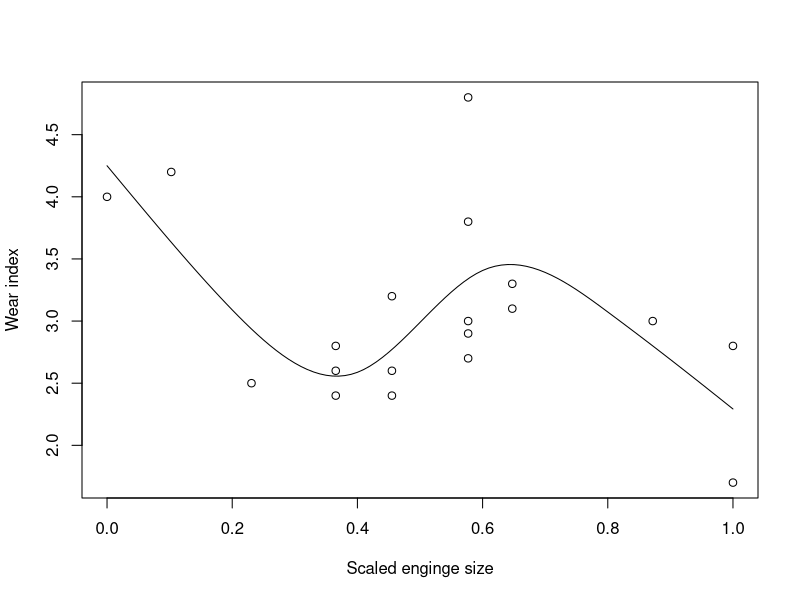

R code for this plot:

# Based on the book of Wood, "GAM: An Introduction with R"

size<-c(1.42,1.58,1.78,1.99,1.99,1.99,2.13,2.13,2.13,
        2.32,2.32,2.32,2.32,2.32,2.43,2.43,2.78,2.98,2.98)
wear<-c(4.0,4.2,2.5,2.6,2.8,2.4,3.2,2.4,2.6,4.8,2.9,
        3.8,3.0,2.7,3.1,3.3,3.0,2.8,1.7)
x<-size - min(size); x<- x/max(x)
plot(x, wear, xlab="Scaled enginge size", ylab="Wear index")

# define R(x,z) for cubic spline on [0,1]
rk<-function(x,z)
{
  ((z-0.5)^2-1/12)*((x-0.5)^2-1/12)/4 - 
  ((abs(x-z)-0.5)^4-(abs(x-z)-0.5)^2/2+7/240)/24
}

spl.X<-function(x,xk)
  # set up model matrix for cubic penalized regression spline
{ 
  q<-length(xk)+2 # number of parameters 
  n<-length(x) # number of data
  X<-matrix(1,n,q) # initialized model matrix
  X[,2]<-x # set second column to x
  X[,3:q]<-outer(x,xk,FUN=rk) # and remaining to R(x,xk)
  X
}

xk<-1:4/5 # choose some knots
X<-spl.X(x,xk) # generate model matrix
mod.1<-lm(wear~X-1) # fit model
xp<-0:100/100 # x values for prediction
Xp<-spl.X(xp,xk) # prediction matrix
lines(xp,Xp%*%coef(mod.1)) # plot fitted spline
